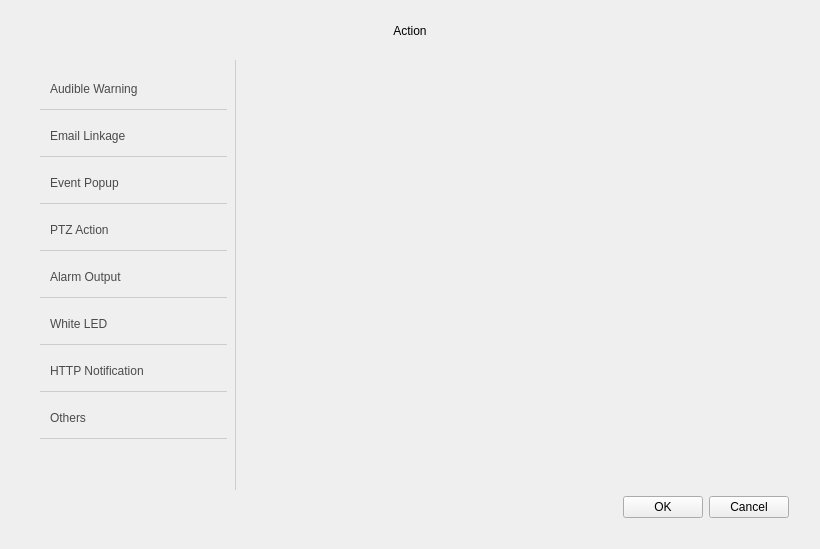
<?xml version="1.0" encoding="UTF-8"?>
<ui version="4.0">
 <class>ActionAbstract</class>
 <widget class="QWidget" name="ActionAbstract">
  <property name="geometry">
   <rect>
    <x>0</x>
    <y>0</y>
    <width>820</width>
    <height>549</height>
   </rect>
  </property>
  <property name="windowTitle">
   <string>Form</string>
  </property>
  <layout class="QVBoxLayout" name="verticalLayout_2">
   <property name="spacing">
    <number>0</number>
   </property>
   <item>
    <widget class="QWidget" name="widget_title" native="true">
     <property name="minimumSize">
      <size>
       <width>0</width>
       <height>40</height>
      </size>
     </property>
     <layout class="QHBoxLayout" name="horizontalLayout_4">
      <property name="leftMargin">
       <number>0</number>
      </property>
      <property name="topMargin">
       <number>0</number>
      </property>
      <property name="rightMargin">
       <number>0</number>
      </property>
      <property name="bottomMargin">
       <number>0</number>
      </property>
      <item>
       <widget class="QLabel" name="label_title">
        <property name="text">
         <string>Action</string>
        </property>
        <property name="alignment">
         <set>Qt::AlignCenter</set>
        </property>
       </widget>
      </item>
     </layout>
    </widget>
   </item>
   <item>
    <widget class="QWidget" name="widget_background" native="true">
     <layout class="QVBoxLayout" name="verticalLayout">
      <property name="leftMargin">
       <number>20</number>
      </property>
      <property name="rightMargin">
       <number>20</number>
      </property>
      <property name="bottomMargin">
       <number>20</number>
      </property>
      <item>
       <layout class="QHBoxLayout" name="horizontalLayout">
        <item>
         <widget class="QWidget" name="widget_button" native="true">
          <property name="minimumSize">
           <size>
            <width>205</width>
            <height>0</height>
           </size>
          </property>
          <property name="styleSheet">
           <string notr="true">QWidget#widget_button
{
	border-right: 1px solid #CDCDCD;
}

QPushButton
{
	border: 0px;
	border-radius: 0px;
	color: #4a4a4a;
	background-color: transparent;
	border-bottom: 1px solid #CDCDCD;
	min-height: 40px;
	padding-left: 10px;
	text-align: left;
}
QPushButton:hover
{
	color: #0082b3;
	background-color: #e1e1e1;
	border-bottom:1px solid #0082b3;
}
QPushButton:checked
{
	color: #ffffff;
	background-color: #09A8E2;
	border-bottom:1px solid #0082b3;
}</string>
          </property>
          <layout class="QVBoxLayout" name="verticalLayout_8">
           <item>
            <widget class="QPushButton" name="pushButtonAudibleWarning">
             <property name="text">
              <string>Audible Warning</string>
             </property>
             <property name="checkable">
              <bool>true</bool>
             </property>
            </widget>
           </item>
           <item>
            <widget class="QPushButton" name="pushButtonEmailLinkage">
             <property name="text">
              <string>Email Linkage</string>
             </property>
             <property name="checkable">
              <bool>true</bool>
             </property>
            </widget>
           </item>
           <item>
            <widget class="QPushButton" name="pushButtonEventPopup">
             <property name="text">
              <string>Event Popup</string>
             </property>
             <property name="checkable">
              <bool>true</bool>
             </property>
            </widget>
           </item>
           <item>
            <widget class="QPushButton" name="pushButtonPtzAction">
             <property name="text">
              <string>PTZ Action</string>
             </property>
             <property name="checkable">
              <bool>true</bool>
             </property>
            </widget>
           </item>
           <item>
            <widget class="QPushButton" name="pushButtonAlarmOutput">
             <property name="text">
              <string>Alarm Output</string>
             </property>
             <property name="checkable">
              <bool>true</bool>
             </property>
            </widget>
           </item>
           <item>
            <widget class="QPushButton" name="pushButtonWhiteLed">
             <property name="text">
              <string>White LED</string>
             </property>
             <property name="checkable">
              <bool>true</bool>
             </property>
            </widget>
           </item>
           <item>
            <widget class="QPushButton" name="pushButtonHTTP">
             <property name="text">
              <string>HTTP Notification</string>
             </property>
             <property name="checkable">
              <bool>true</bool>
             </property>
            </widget>
           </item>
           <item>
            <widget class="QPushButton" name="pushButtonOthers">
             <property name="text">
              <string>Others</string>
             </property>
             <property name="checkable">
              <bool>true</bool>
             </property>
            </widget>
           </item>
           <item>
            <spacer name="verticalSpacer_4">
             <property name="orientation">
              <enum>Qt::Vertical</enum>
             </property>
             <property name="sizeHint" stdset="0">
              <size>
               <width>20</width>
               <height>40</height>
              </size>
             </property>
            </spacer>
           </item>
          </layout>
         </widget>
        </item>
        <item>
         <widget class="QWidget" name="widgetContainer" native="true">
          <property name="sizePolicy">
           <sizepolicy hsizetype="Expanding" vsizetype="Preferred">
            <horstretch>0</horstretch>
            <verstretch>0</verstretch>
           </sizepolicy>
          </property>
          <layout class="QGridLayout" name="gridLayoutContainer"/>
         </widget>
        </item>
       </layout>
      </item>
      <item>
       <layout class="QHBoxLayout" name="horizontalLayout_3">
        <item>
         <spacer name="horizontalSpacer_2">
          <property name="orientation">
           <enum>Qt::Horizontal</enum>
          </property>
          <property name="sizeHint" stdset="0">
           <size>
            <width>40</width>
            <height>20</height>
           </size>
          </property>
         </spacer>
        </item>
        <item>
         <widget class="MyPushButton" name="pushButtonOk">
          <property name="text">
           <string>OK</string>
          </property>
          <property name="autoDefault">
           <bool>true</bool>
          </property>
         </widget>
        </item>
        <item>
         <widget class="MyPushButton" name="pushButtonCancel">
          <property name="text">
           <string>Cancel</string>
          </property>
          <property name="autoDefault">
           <bool>true</bool>
          </property>
         </widget>
        </item>
       </layout>
      </item>
     </layout>
    </widget>
   </item>
  </layout>
 </widget>
 <customwidgets>
  <customwidget>
   <class>MyPushButton</class>
   <extends>QPushButton</extends>
   <header>mypushbutton.h</header>
  </customwidget>
 </customwidgets>
 <resources/>
 <connections/>
</ui>
